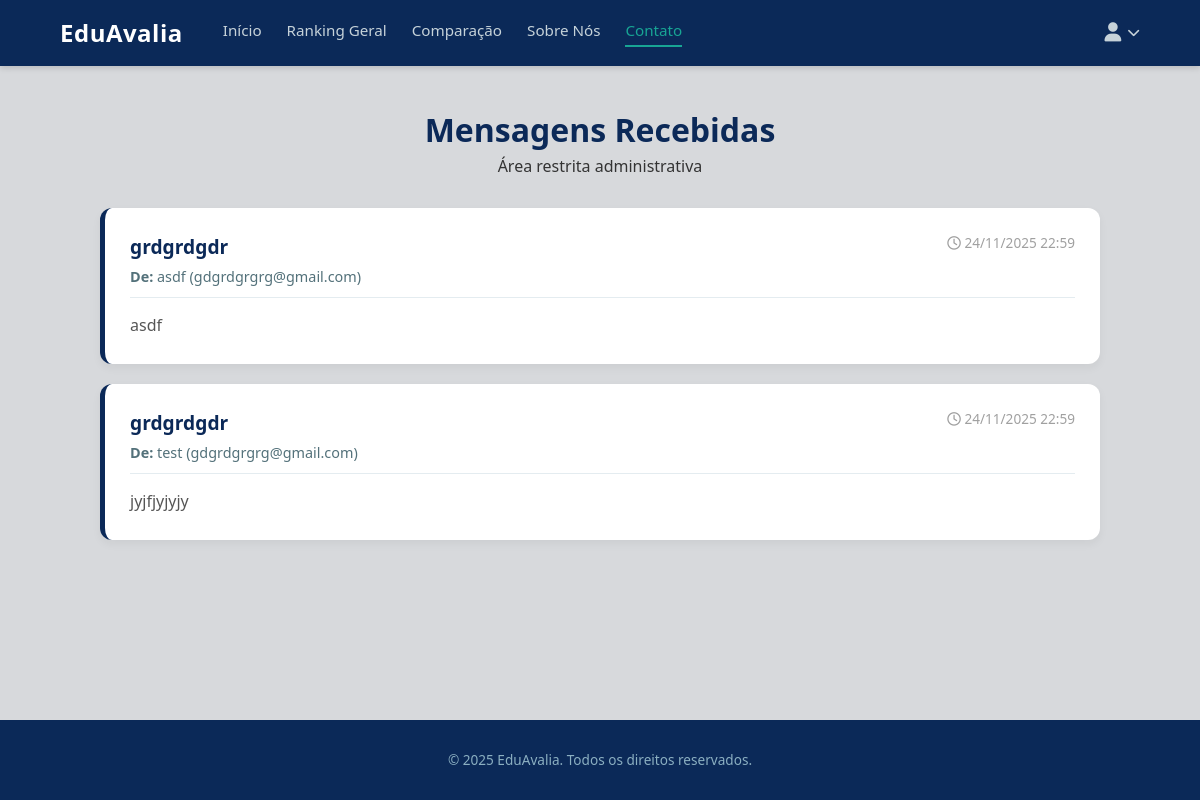
/contato/ (signed in), run on the app's committed database.
### avaliacoes/models.py (models this page shows, shortened)
class MensagemContato(models.Model):
    nome = models.CharField(max_length=100)
    email = models.EmailField()
    assunto = models.CharField(max_length=150)
    mensagem = models.TextField()
    data_envio = models.DateTimeField(auto_now_add=True)
    lida = models.BooleanField(default=False) # Para o admin marcar se já leu

### avaliacoes/views.py (the view, shortened to what this page needs)
# urls.py: path('contato/', views.contato, name='contato')
def contato(request):
    if request.user.is_authenticated and hasattr(request.user, 'user_type') and request.user.user_type == 'admin':
        mensagens = MensagemContato.objects.all().order_by('-data_envio')
        return render(request, 'avaliacoes/admin_mensagens.html', {'mensagens': mensagens})

### avaliacoes/templates/avaliacoes/admin_mensagens.html (shortened to what this page needs)
{% extends 'base.html' %}
{% load static %}
{% block content %}
<div class="admin-msg-container">
    <div class="admin-msg-header">
        <h1>Mensagens Recebidas</h1>
        <p>Área restrita administrativa</p>
    </div>
    {% for msg in mensagens %}
        <div class="msg-card">
            <div class="msg-header">
                <div class="msg-info">
                    <h3>{{ msg.assunto }}</h3>
                    <span><strong>De:</strong> {{ msg.nome }} ({{ msg.email }})</span>
                </div>
                <div class="msg-date">
                    <i class="fa-regular fa-clock"></i> {{ msg.data_envio|date:"d/m/Y H:i" }}
                </div>
            </div>
            <div class="msg-body">
                {{ msg.mensagem|linebreaks }}
            </div>
        </div>
    {% empty %}
        <div class="empty-state">
            <i class="fa-regular fa-envelope-open" style="font-size: 3rem; margin-bottom: 20px; color: var(--azul-acinzentado);"></i>
            <h3>Nenhuma mensagem encontrada.</h3>
            <p>As mensagens enviadas pelo formulário de contato aparecerão aqui.</p>
        </div>
    {% endfor %}
</div>
{% endblock content %}

### avaliacoes/templates/base.html (style rules this page uses)
:root { --azul-marinho: #0b2958; --azul-acinzentado: #8bafc1; --verde: #18a594; --cinza-claro: #c6d2d9; --painel-central: #e4ecf0; --cinza-escuro-letras: #a7adaf; --verde-escuro-letras: #53717a; --cinza-claro-fundo: #d7d9dc; }
* { margin: 0; padding: 0; box-sizing: border-box; }
body { font-family: 'Segoe UI', sans-serif; background-color: var(--cinza-claro-fundo); color: #333; line-height: 1.5; display: flex; flex-direction: column; min-height: 100vh; }

### avaliacoes/templates/avaliacoes/admin_mensagens.html (style rules this page uses)
.admin-msg-container { width: 90%; max-width: 1000px; margin: 40px auto; flex-grow: 1; }
.admin-msg-header { margin-bottom: 30px; text-align: center; }
.admin-msg-header h1 { color: var(--azul-marinho); font-weight: 700; }
.msg-card { background: #fff; border-radius: 12px; padding: 25px; margin-bottom: 20px; box-shadow: 0 4px 10px rgba(0,0,0,0.05); border-left: 5px solid var(--azul-marinho); transition: transform 0.2s; }
.msg-header { display: flex; justify-content: space-between; align-items: flex-start; margin-bottom: 15px; border-bottom: 1px solid var(--painel-central); padding-bottom: 10px; }
.msg-info h3 { margin: 0; color: var(--azul-marinho); font-size: 1.2rem; }
.msg-info span { font-size: 0.9rem; color: var(--verde-escuro-letras); display: block; margin-top: 4px; }
.msg-date { font-size: 0.85rem; color: #a0a0a0; white-space: nowrap; }
.msg-body { color: #555; line-height: 1.6; font-size: 1rem; }

### data on the page
MensagemContato: assunto "grdgrdgdr", nome "asdf", email "gdgrdgrgrg@gmail.com", data_envio "24/11/2025 22:59", mensagem "asdf"
MensagemContato: assunto "grdgrdgdr", nome "test", email "gdgrdgrgrg@gmail.com", data_envio "24/11/2025 22:59", mensagem "jyjfjyjyjy"
